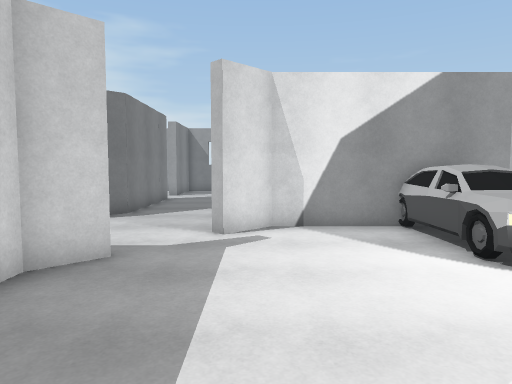
[1] (above)

20 first-person views from a walk through a Unity game level. The camera is 1.5 m above the floor, tilts 4° down and sees 70° across. The floor is counted in squares, 1 m on a side. Each view is taken from the middle of a square. On the plan, view 1 faces up. The plan holds only what a view shows up to about 16 squares ahead; the rest is blank. The place goes on beyond the plan. The player is left out. Some surface patterns are stand-ins.

[2]
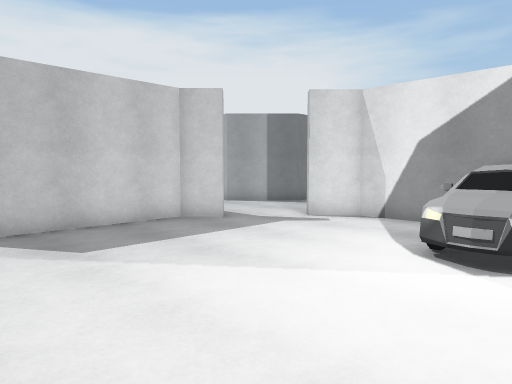

[3]
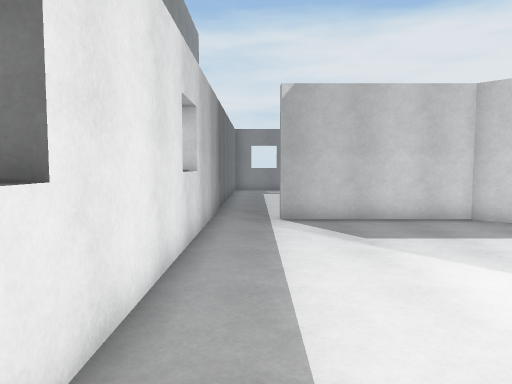

[4]
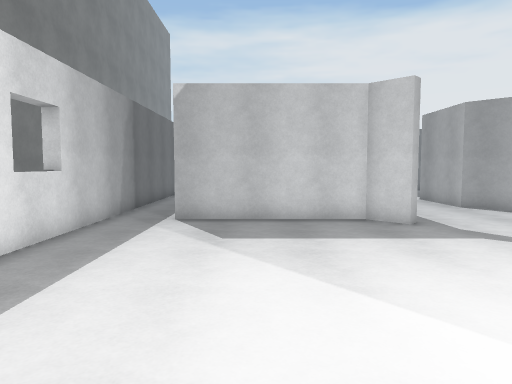

[5]
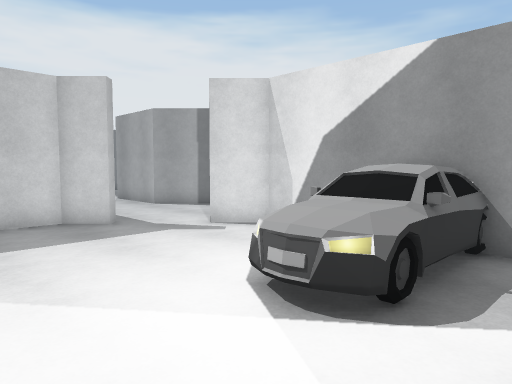

[6]
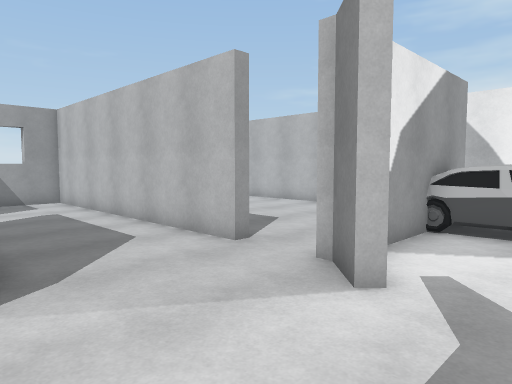

[7]
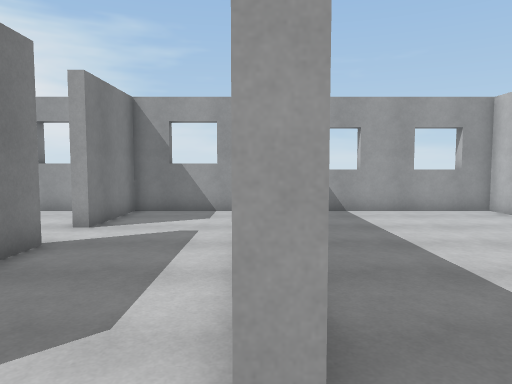

[8]
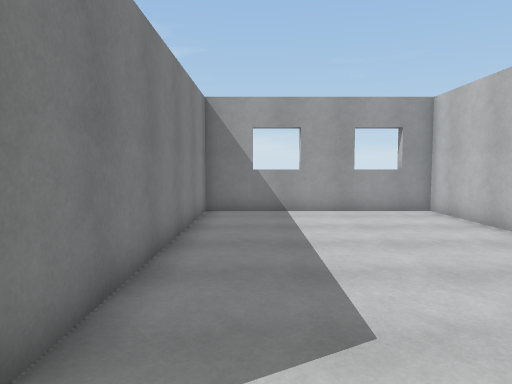

[9]
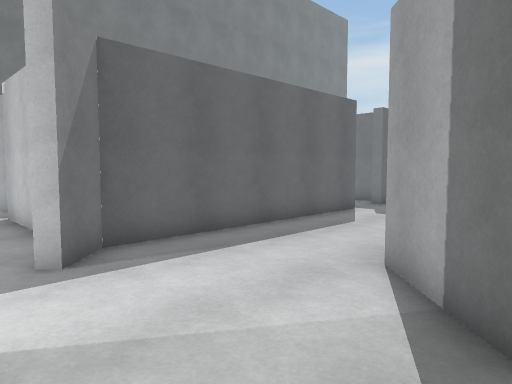

[10]
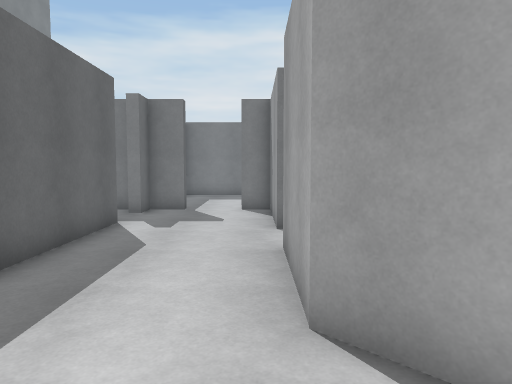

[11]
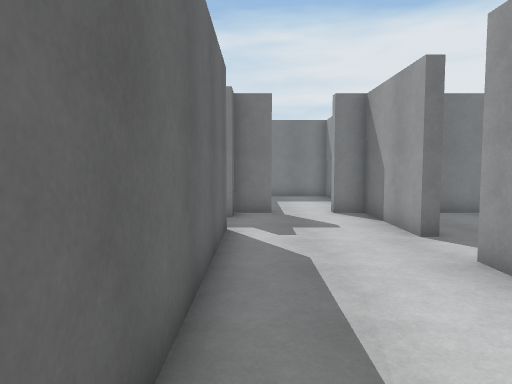

[12]
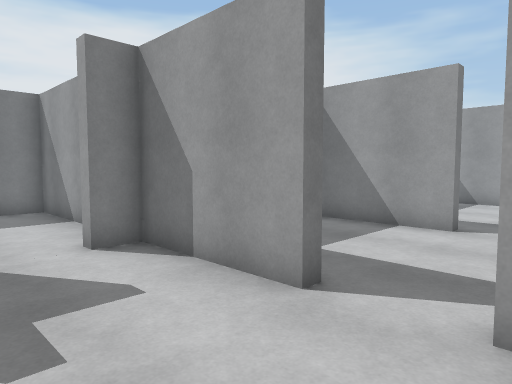

[13]
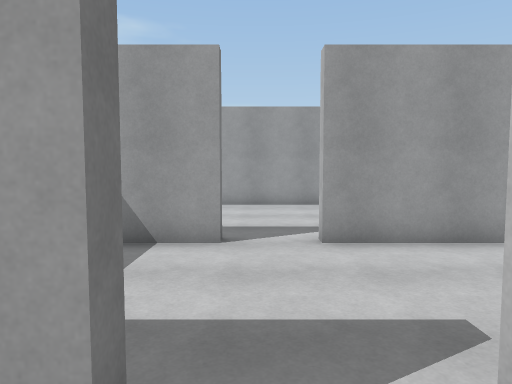

[14]
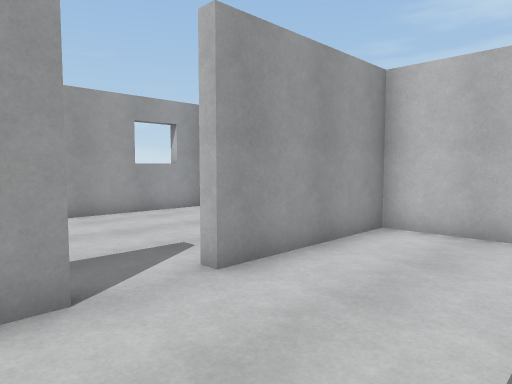

[15]
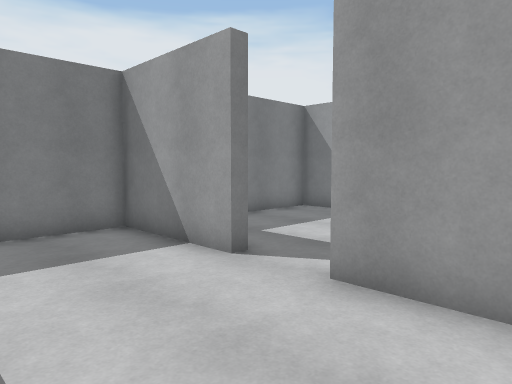

[16]
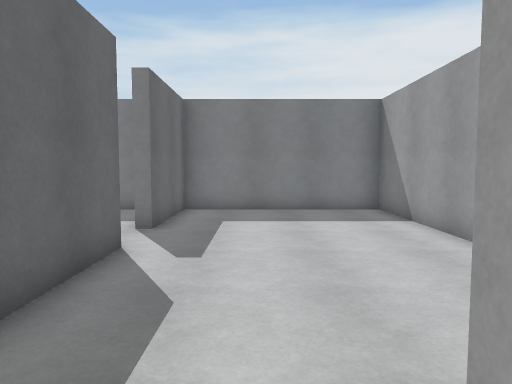

[17]
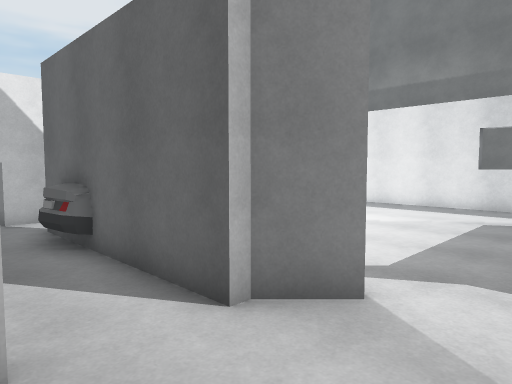

[18]
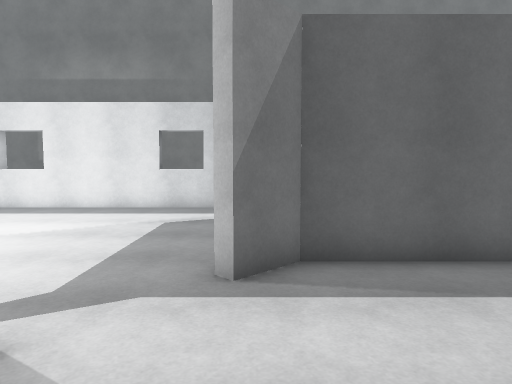

[19]
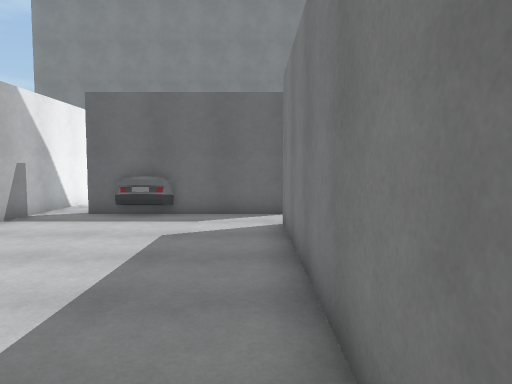

[20]
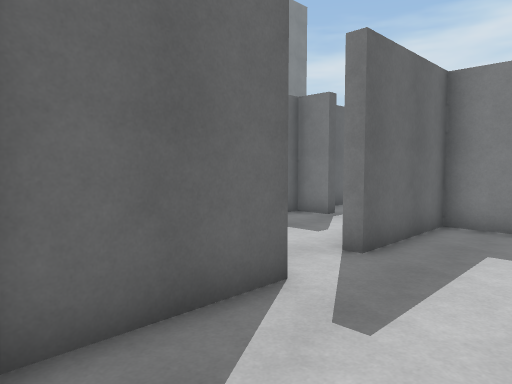

### Floor plan
Points are (right, up) in squares from view 1. A wall is a line through its corners. A room is listed if a view was taken in it or the views show most of it. See-through windows are left out.
Room 1 (views 1, 2, 3, 4, 5, 7, 8, 19)
walls: (3.6, 9.1) (0.4, 9.1) (-0.7, 8); (5.4, 9.5) (6.4, 9.5); (6.4, 9.1) (5.4, 9.1); (-0.1, 9.5) (3.5, 9.5); (-2.7, 6.3) (-2.4, 6) (-3.3, 5.1) (-3.3, -0.4); (7.5, 22.3) (0.3, 22.3) (0.3, 11.5) (-0.1, 11.5); (-4.5, -2.3) (6.4, -2.3)
ways out: opening at (-2, 7) to room 2; opening at (0, 10.5) to room 2; opening at (-3.5, -1)
objects: other object (4, 5) to (5, 10)
Room 2 (views 6, 9, 10, 11, 12, 13, 16, 17, 18)
walls: (-0.7, 8) (-1, 8.3) (-0.1, 9.2); (-11.7, 9.9) (-11.7, 9.5) (-15.7, 9.5) (-15.7, 8.5) (-16.1, 8.5); (-0.1, 11.5) (-0.1, 22.3) (-4.1, 22.3) (-4.1, 18.9) (-4.5, 18.9); (-12.8, 5.3) (-3.7, 5.3) (-2.7, 6.3); (-4.1, 17) (-4.1, 11.7) (-6.3, 9.5) (-9.8, 9.5); (-16.1, 6.5) (-15.7, 6.5) (-15.7, 5.3) (-14.7, 5.3) (-14.7, 4.9)
ways out: opening at (-2, 7) to room 1; opening at (0, 10.5) to room 1; opening at (-10.5, 10) to room 3; opening at (-4, 17.5) to room 4; opening at (-16, 7.5); opening at (-13.5, 5)
Room 3 (views 14, 15, 20)
walls: (-11.7, 15.5) (-11.7, 15.1) (-15.7, 15.1) (-15.7, 9.9) (-11.7, 9.9); (-9.8, 9.9) (-6.5, 9.9); (-4.5, 12.4) (-4.5, 15.1) (-9.7, 15.1) (-9.7, 15.5)
ways out: opening at (-10.5, 10) to room 2; opening at (-10.5, 15) to room 4
Room 4 (no view inside)
walls: (-9.7, 15.5) (-6.5, 15.5); (-4.6, 22.3) (-15.7, 22.3) (-15.7, 15.5) (-11.7, 15.5)
ways out: opening at (-4, 17.5) to room 2; opening at (-10.5, 15) to room 3

Positions as (right, up) in squares from view 1, and headings:
1: (0, 0), facing up
2: (6, -1), facing up-left
3: (7, -1), facing left
4: (7, 2), facing left
5: (7, 2), facing up-left
6: (-5, 6), facing up-right
7: (0, 10), facing up
8: (2, 10), facing up
9: (-1, 12), facing down-left
10: (-3, 9), facing left
11: (-4, 6), facing left
12: (-9, 6), facing up-left
13: (-11, 8), facing up
14: (-13, 11), facing up-right
15: (-7, 11), facing up-left
16: (-3, 18), facing left
17: (-3, 12), facing down-right
18: (-3, 11), facing down
19: (1, 21), facing down
20: (-6, 13), facing down-left
